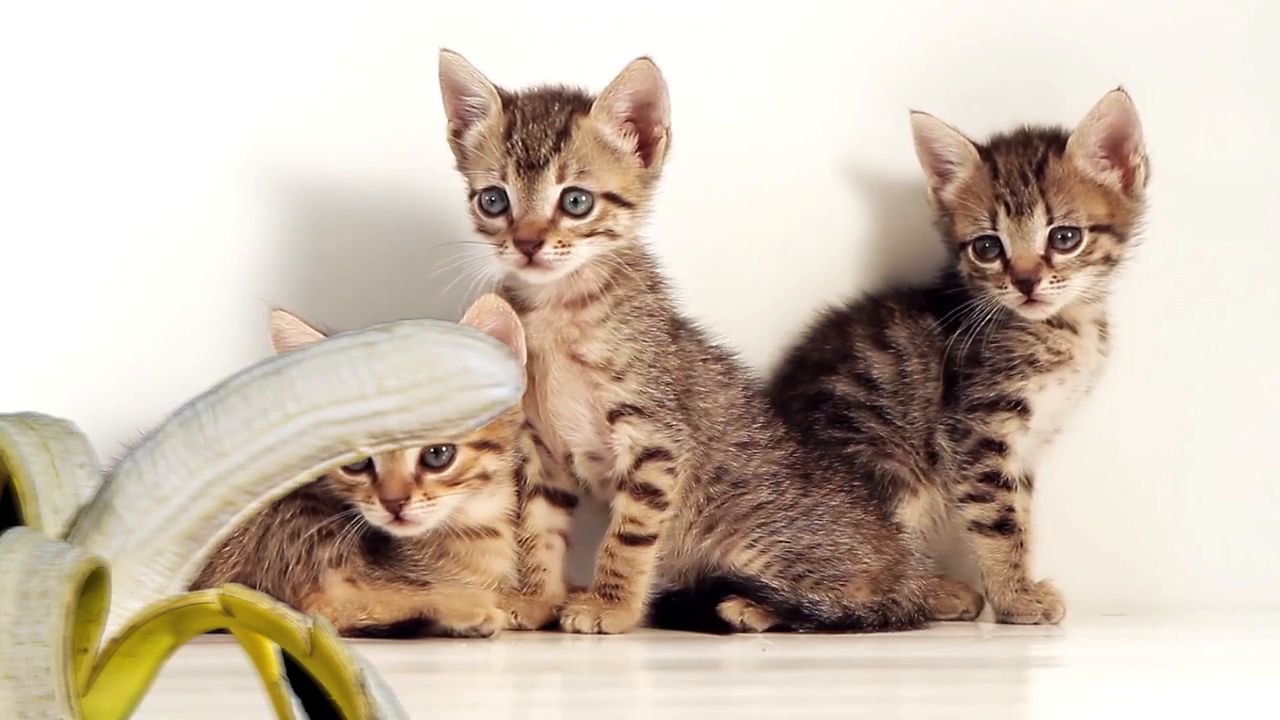
#> input picture frame 7 of Practicas/P6/Imágenes y Vídeos/gatos.mp4, 1280 x 720 px
$ python ejer3.py
#> lines starting #> are read from the running program, lines starting #| are printed output that depends on the picture; after the words box and inside, x2 and y2 are one past the last pixel; in counts of white or black regions, pixels touching at a corner belong together
import cv2

# Cargamos clasificadores para cara y ojos
modelogato1 = cv2.CascadeClassifier('haarcascade_frontalcatface_extended.xml')
modelogato2  = cv2.CascadeClassifier('haarcascade_frontalcatface.xml')

# abrimos el flujo de vídeo desde la cámara o desde un vídeo
#camara = cv2.VideoCapture(-1)
camara = cv2.VideoCapture('gatos.mp4')

while camara.isOpened():
    _, img = camara.read()
#> img is the input picture: shape (720, 1280, 3); mean B, G, R 174.6, 189.7, 204.2
    color = cv2.cvtColor(img, cv2.COLOR_BGR2BGRA)

    faces = modelogato1.detectMultiScale(color, 1.3, 4)
#> faces = [[447, 127, 176, 176], [946, 178, 157, 157]]
    for (x, y , w ,h) in faces:
        # Dibujamos rectángulo en las caras detectadas
        cv2.rectangle(img, (x,y), (x + w, y + h), (255, 0 , 0), 3)
#> this loop made 2 passes
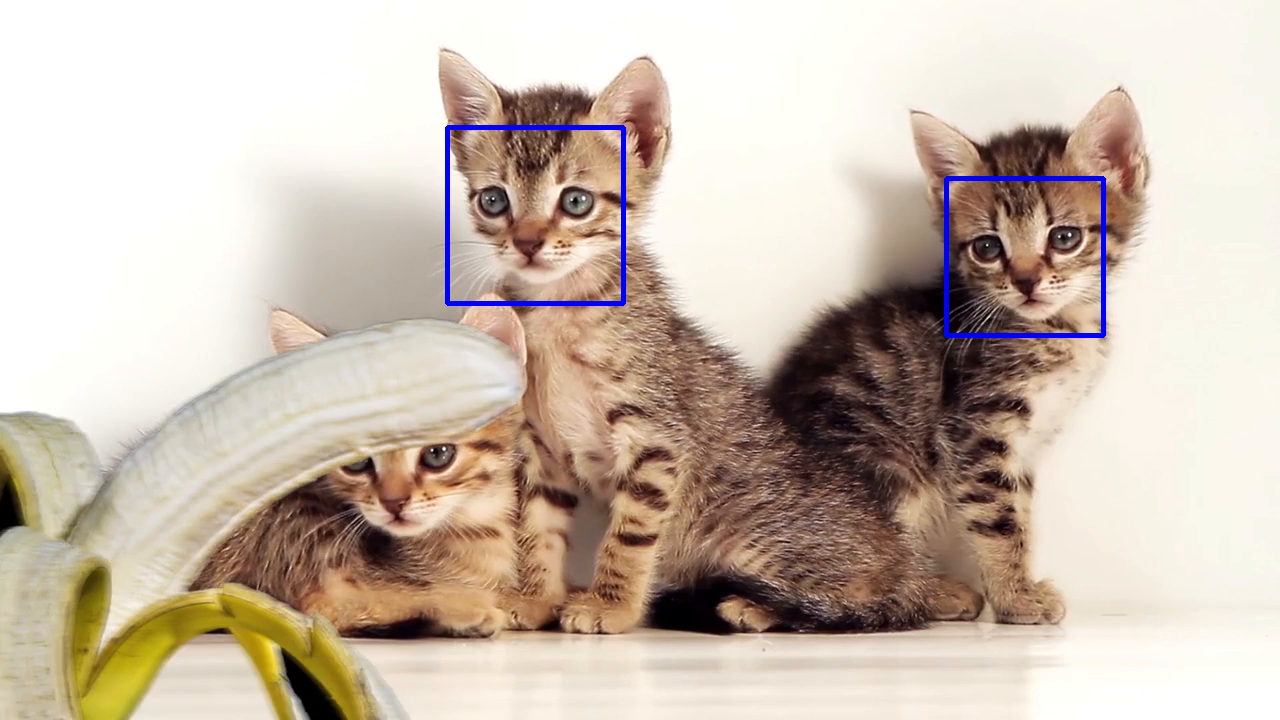
#> img: shape (720, 1280, 3); 0.72% of pixels changed, all inside (x1, y1, x2, y2) = (445, 125, 1106, 338)

    faces2 = modelogato2.detectMultiScale(color, 1.3, 4)
#> faces2 = [[446, 128, 174, 174], [944, 179, 159, 159]]
    for (x, y , w ,h) in faces2:
        # Dibujamos rectángulo en las caras detectadas
        cv2.rectangle(img, (x,y), (x + w, y + h), (0, 255 , 0), 3)
#> this loop made 2 passes
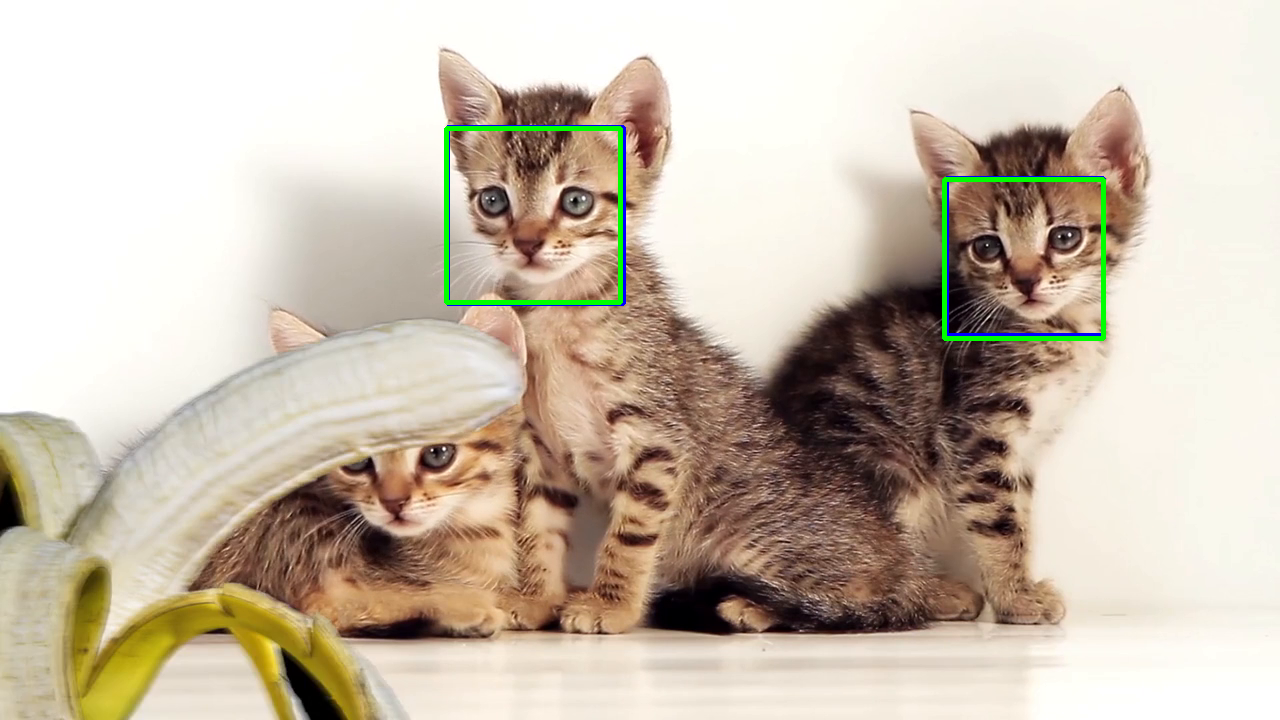
#> img: shape (720, 1280, 3); 0.72% of pixels changed, all inside (x1, y1, x2, y2) = (444, 126, 1106, 341)

    cv2.imshow('img', img)
    key = cv2.waitKey(1)
#> (key Esc is pressed here)
    if key == 27:
        break

camara.release()
cv2.destroyAllWindows()

$ run again, starting later in the video
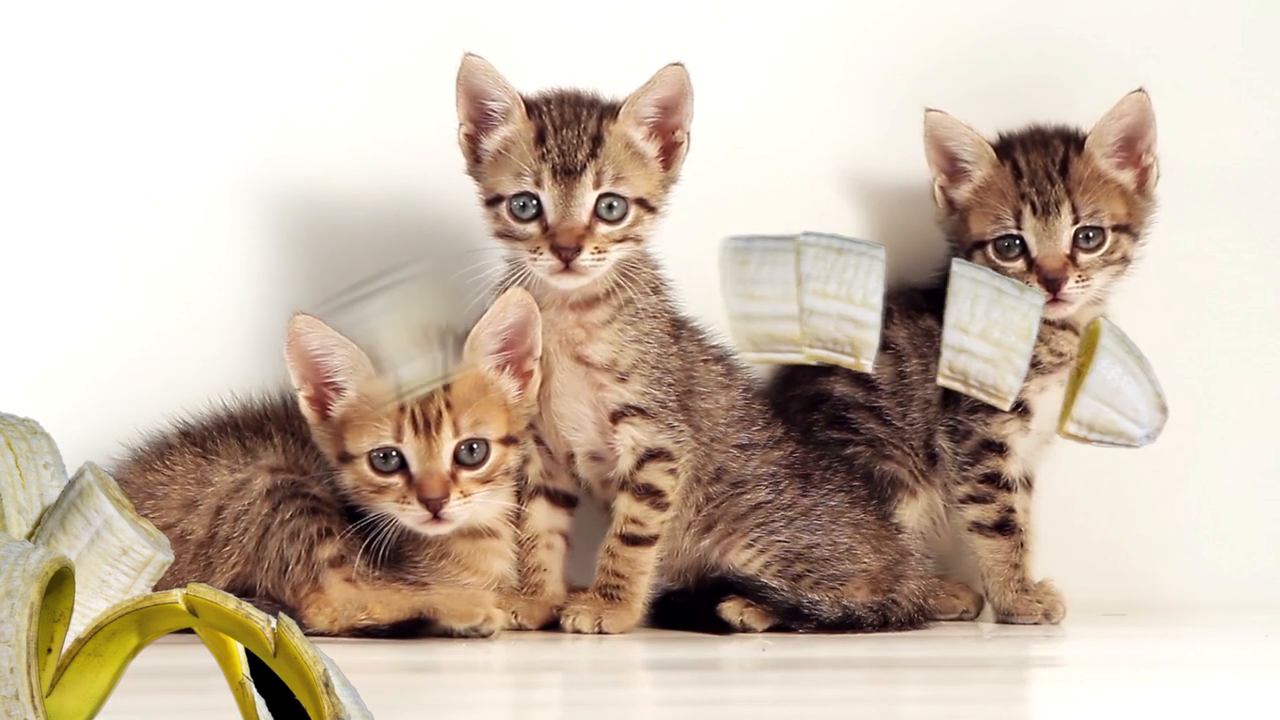
#> input picture frame 32 of Practicas/P6/Imágenes y Vídeos/gatos.mp4, 1280 x 720 px
#> img is the input picture: shape (720, 1280, 3); mean B, G, R 171.7, 187.2, 202.9
#> faces = [[478, 131, 178, 178], [966, 170, 168, 168], [339, 383, 178, 178]]
#> the loop `for (x, y , w ,h) in faces:` made 3 passes
#> after the loop `for (x, y , w ,h) in faces:`:
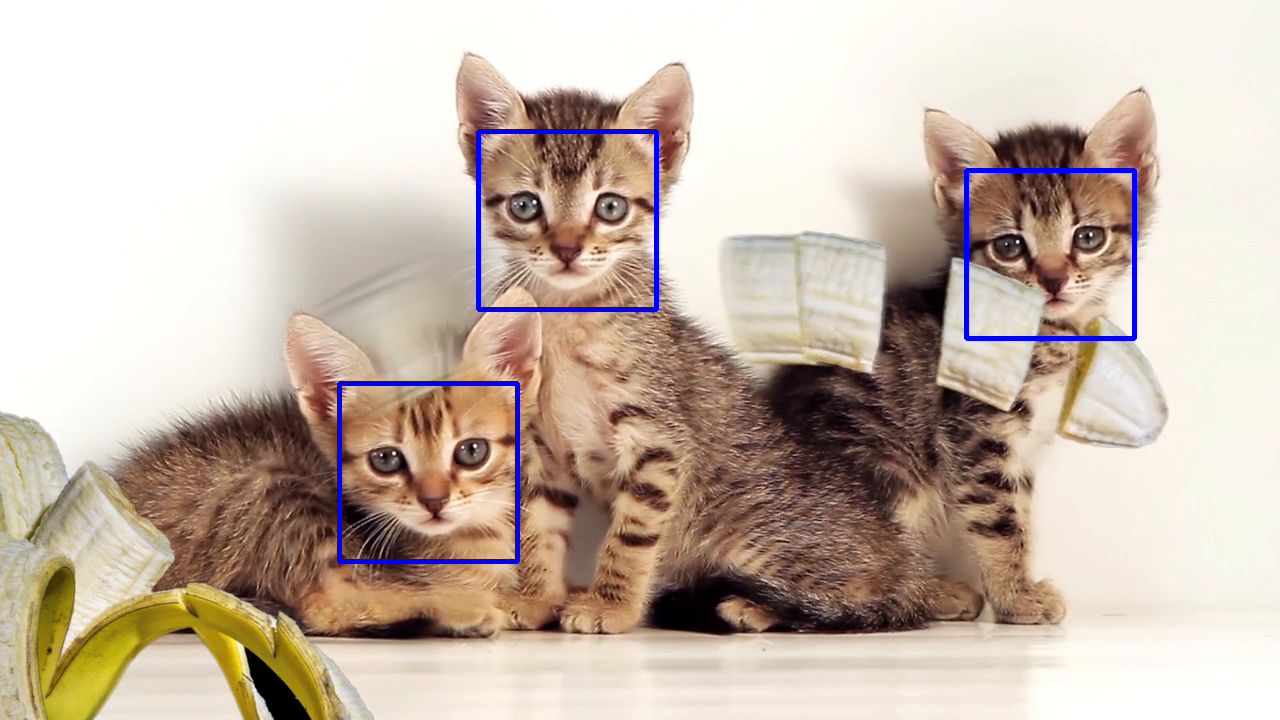
#> img: shape (720, 1280, 3); 1.13% of pixels changed, all inside (x1, y1, x2, y2) = (337, 129, 1137, 564)
#> faces2 = [[478, 137, 174, 174], [331, 380, 188, 188]]
#> the loop `for (x, y , w ,h) in faces2:` made 2 passes
#> after the loop `for (x, y , w ,h) in faces2:`:
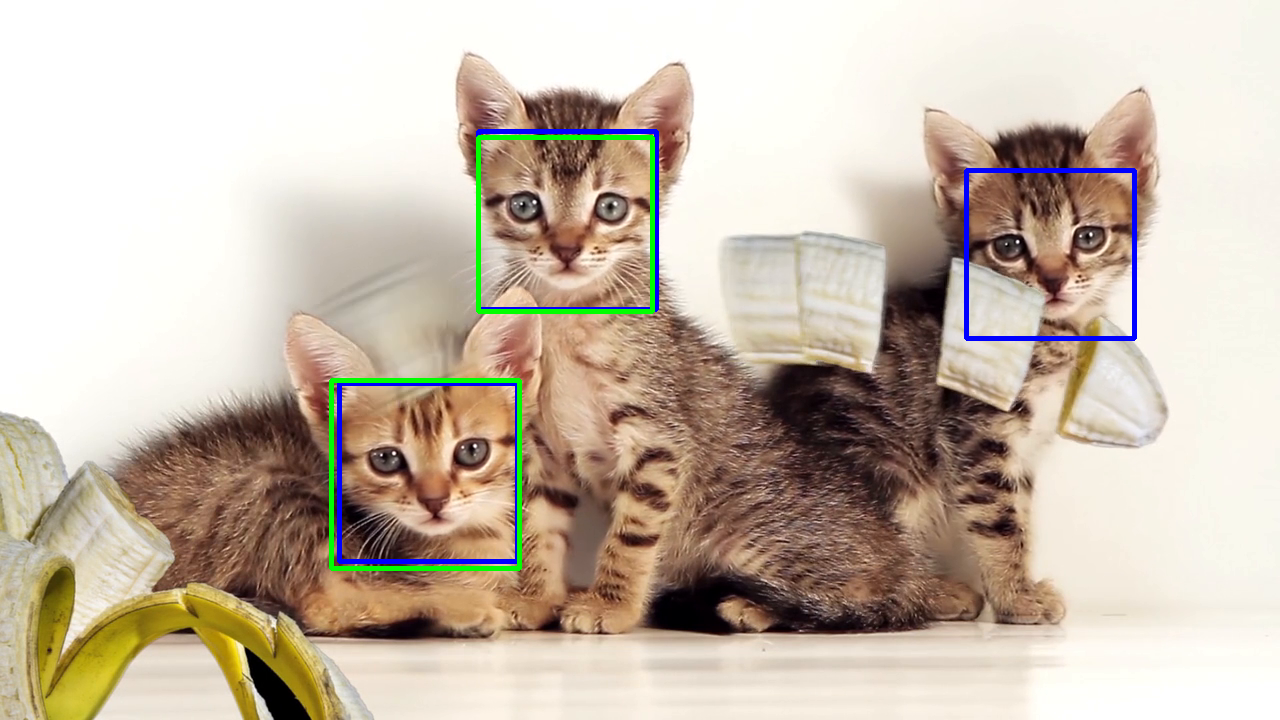
#> img: shape (720, 1280, 3); 0.78% of pixels changed, all inside (x1, y1, x2, y2) = (329, 135, 655, 571)

$ run again, starting later in the video
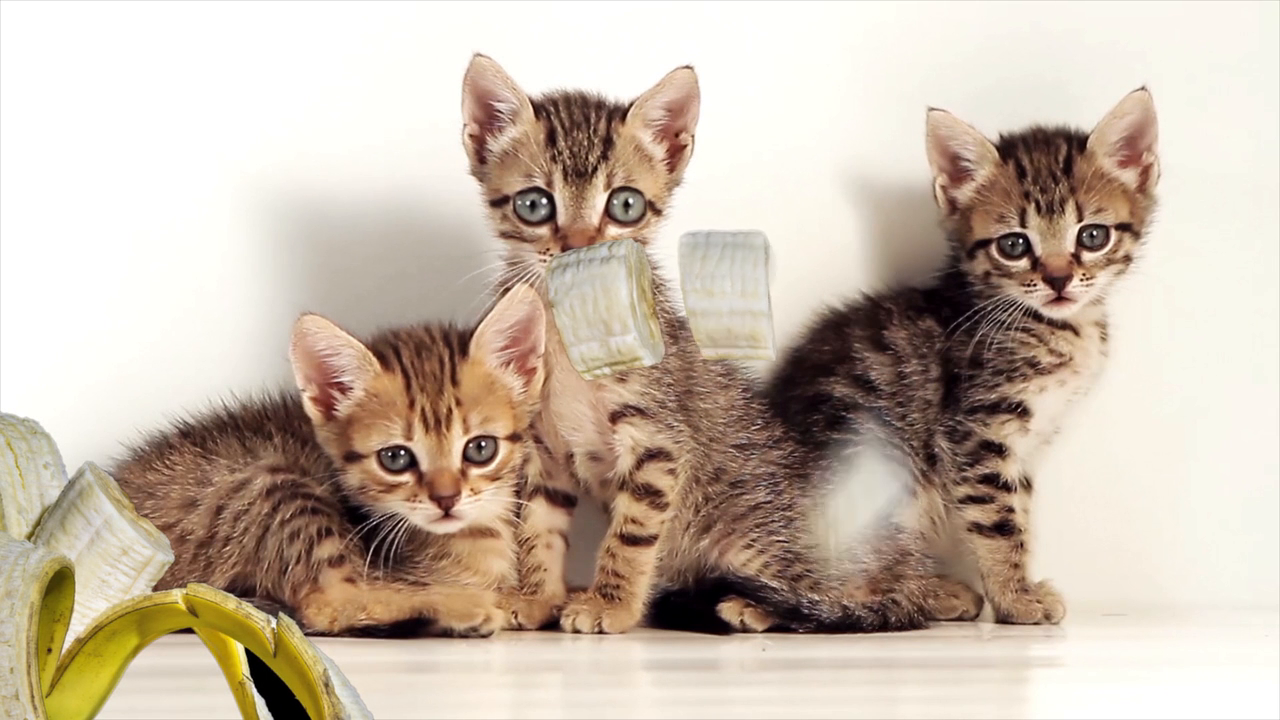
#> input picture frame 57 of Practicas/P6/Imágenes y Vídeos/gatos.mp4, 1280 x 720 px
#> img is the input picture: shape (720, 1280, 3); mean B, G, R 170.6, 185.7, 200.7
#> faces = [[972, 170, 169, 169], [353, 386, 169, 169]]
#> the loop `for (x, y , w ,h) in faces:` made 2 passes
#> after the loop `for (x, y , w ,h) in faces:`:
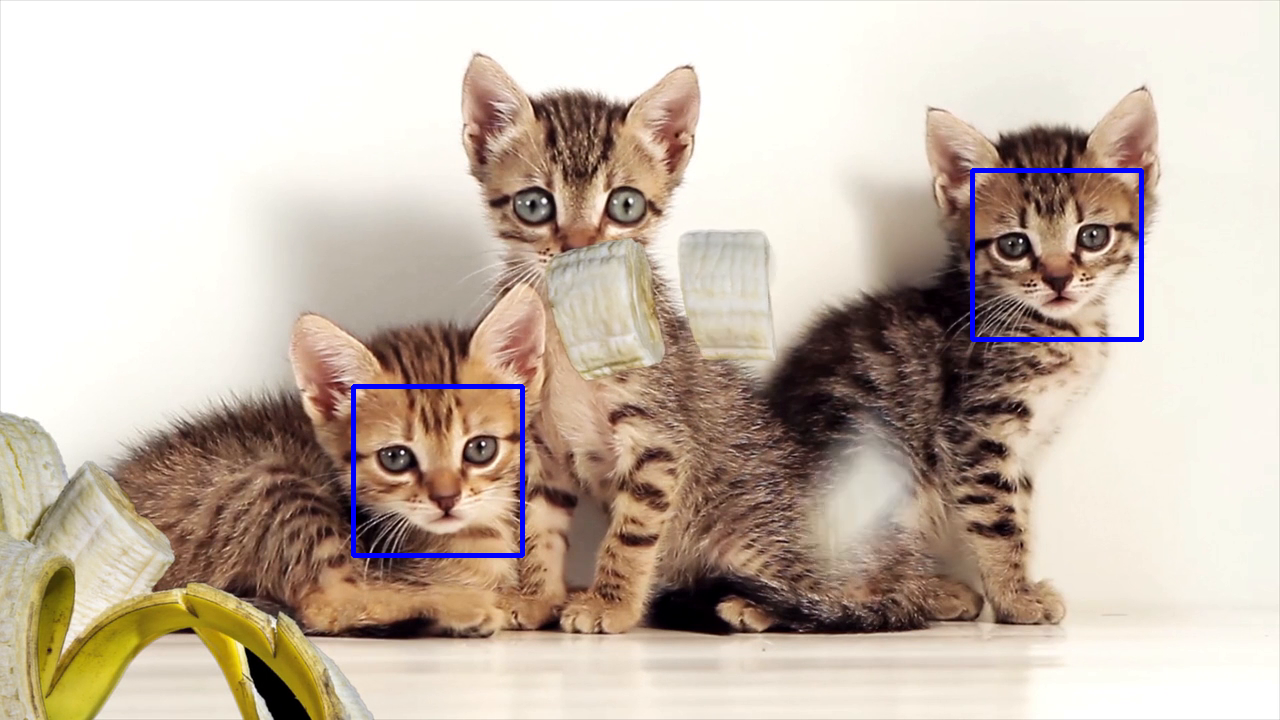
#> img: shape (720, 1280, 3); 0.73% of pixels changed, all inside (x1, y1, x2, y2) = (351, 168, 1144, 558)
#> faces2 = [[968, 170, 174, 174]]
#> the loop `for (x, y , w ,h) in faces2:` made 1 pass
#> after the loop `for (x, y , w ,h) in faces2:`:
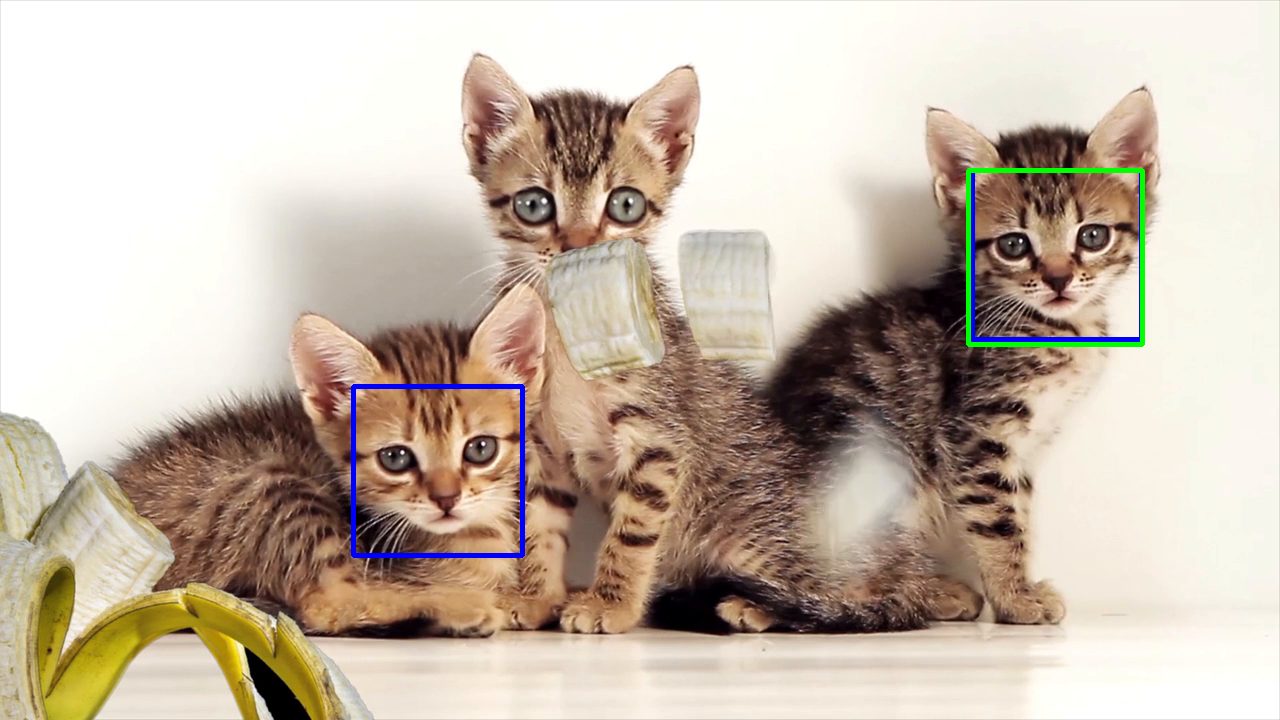
#> img: shape (720, 1280, 3); 0.38% of pixels changed, all inside (x1, y1, x2, y2) = (966, 168, 1145, 347)
